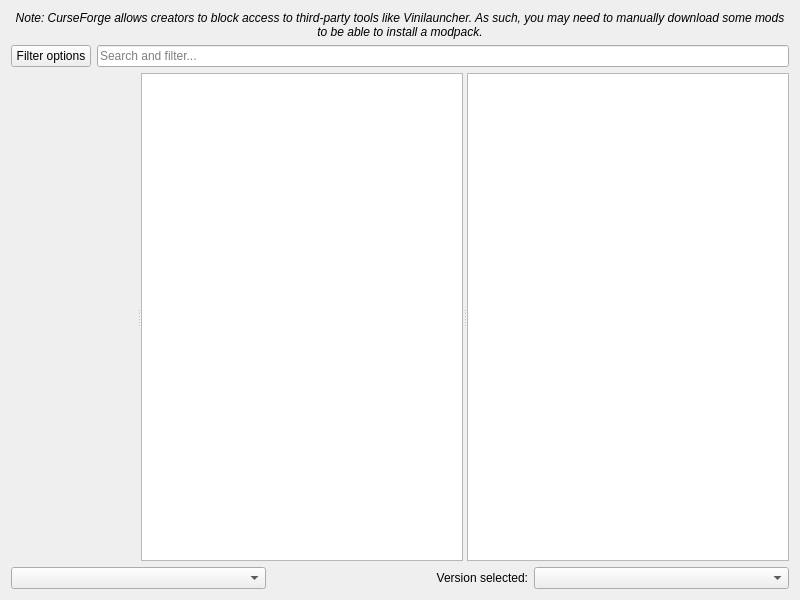
<?xml version="1.0" encoding="UTF-8"?>
<ui version="4.0">
 <class>FlamePage</class>
 <widget class="QWidget" name="FlamePage">
  <property name="geometry">
   <rect>
    <x>0</x>
    <y>0</y>
    <width>800</width>
    <height>600</height>
   </rect>
  </property>
  <layout class="QVBoxLayout" name="verticalLayout">
   <item>
    <widget class="QLabel" name="label_2">
     <property name="font">
      <font>
       <italic>true</italic>
      </font>
     </property>
     <property name="text">
      <string>Note: CurseForge allows creators to block access to third-party tools like Vinilauncher. As such, you may need to manually download some mods to be able to install a modpack.</string>
     </property>
     <property name="alignment">
      <set>Qt::AlignCenter</set>
     </property>
     <property name="wordWrap">
      <bool>true</bool>
     </property>
    </widget>
   </item>
   <item>
    <layout class="QHBoxLayout" name="horizontalLayout">
     <item>
      <widget class="QPushButton" name="filterButton">
       <property name="text">
        <string>Filter options</string>
       </property>
      </widget>
     </item>
     <item>
      <widget class="QLineEdit" name="searchEdit">
       <property name="placeholderText">
        <string>Search and filter...</string>
       </property>
      </widget>
     </item>
    </layout>
   </item>
   <item>
    <widget class="QSplitter" name="splitter">
     <property name="sizePolicy">
      <sizepolicy hsizetype="Expanding" vsizetype="Expanding">
       <horstretch>0</horstretch>
       <verstretch>0</verstretch>
      </sizepolicy>
     </property>
     <property name="orientation">
      <enum>Qt::Horizontal</enum>
     </property>
     <widget class="QWidget" name="widget" native="true"/>
     <widget class="QListView" name="packView">
      <property name="horizontalScrollBarPolicy">
       <enum>Qt::ScrollBarAlwaysOff</enum>
      </property>
      <property name="alternatingRowColors">
       <bool>true</bool>
      </property>
      <property name="iconSize">
       <size>
        <width>48</width>
        <height>48</height>
       </size>
      </property>
      <property name="verticalScrollMode">
       <enum>QAbstractItemView::ScrollPerPixel</enum>
      </property>
     </widget>
     <widget class="ProjectDescriptionPage" name="packDescription">
      <property name="openExternalLinks">
       <bool>true</bool>
      </property>
      <property name="openLinks">
       <bool>true</bool>
      </property>
     </widget>
    </widget>
   </item>
   <item>
    <layout class="QHBoxLayout">
     <item>
      <widget class="QComboBox" name="sortByBox"/>
     </item>
     <item>
      <widget class="QLabel" name="label">
       <property name="text">
        <string>Version selected:</string>
       </property>
       <property name="alignment">
        <set>Qt::AlignRight|Qt::AlignTrailing|Qt::AlignVCenter</set>
       </property>
      </widget>
     </item>
     <item>
      <widget class="QComboBox" name="versionSelectionBox"/>
     </item>
    </layout>
   </item>
  </layout>
 </widget>
 <customwidgets>
  <customwidget>
   <class>ProjectDescriptionPage</class>
   <extends>QTextBrowser</extends>
   <header>ui/widgets/ProjectDescriptionPage.h</header>
  </customwidget>
 </customwidgets>
 <tabstops>
  <tabstop>packView</tabstop>
  <tabstop>packDescription</tabstop>
  <tabstop>sortByBox</tabstop>
  <tabstop>versionSelectionBox</tabstop>
 </tabstops>
 <resources/>
 <connections/>
</ui>
